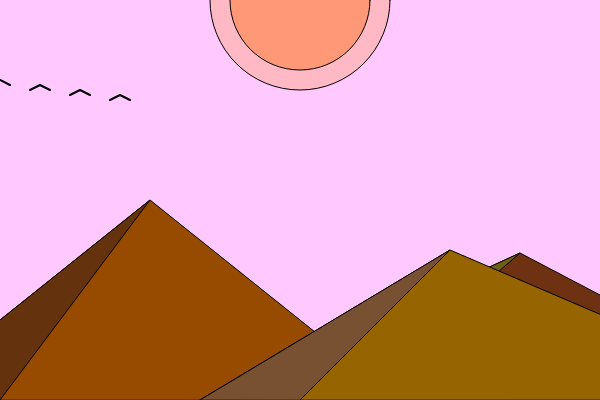
Frame 1 (no input)
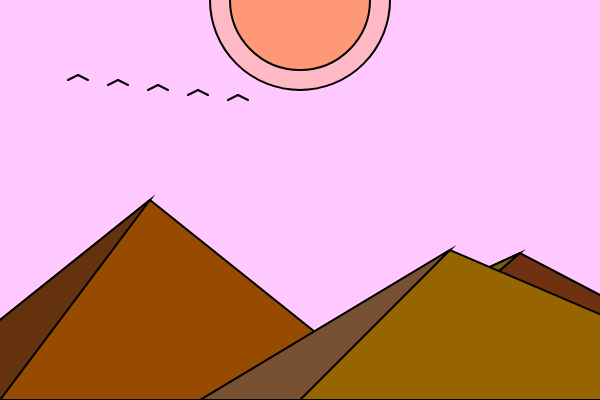
Frame 60 (no input)
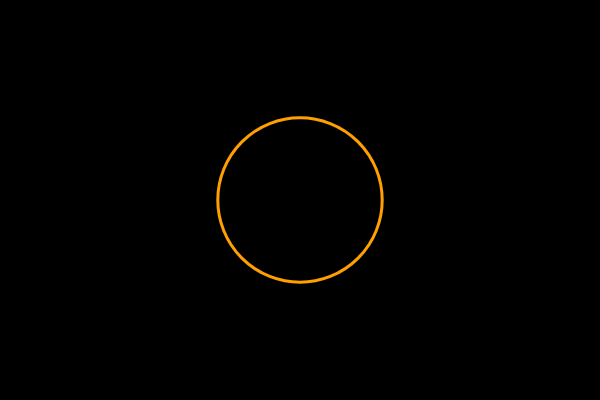
Frame 120 (the mouse pressed at the canvas centre since frame 60)

The p5.js sketch that drew these frames (run headless with seeded random() and noise() and a simulated clock; from frame 60 on, the mouse is pressed at the canvas centre):

// p5.js sketch
// ── sketch.js
//WELCOME TO THE BLACK SUN PROJECT made by yours truly, SKYYYYYYYY 
//Click to transform the sun into a black hole, and click more to increase its intensity. Press spacebar for stars, and R to reset everything. Enjoy the cosmic vibes!




//sun/mode
let sunHeight = 600;
let blackSun = false;

//color
let redVal = 0;
let greenVal = 0;

let horizon = 200;

//birds
let birdX = -50;

//black hole system
let clickCount = 0;
let pulseSize = 0;
let pulseSpeed = 0.05;

//stars
let stars = [];
let showStars = false;

function setup() {
  createCanvas(600, 400);
}

function draw() {

  sunHeight = mouseY;

  //NORMAL MODE
  if (!blackSun) {

    redVal = map(sunHeight, height, 0, 0, 255);
    greenVal = map(sunHeight, height, 0, 50, 200);

    if (sunHeight < horizon) {
      background(redVal, greenVal, 255);
    } else {
      background(0, 0, 40);
    }

    //SUN
    fill(255, 135, 5, 60);
    circle(300, sunHeight, 180);
    fill(255, 100, 0, 100);
    circle(300, sunHeight, 140);

    //MOUNTAINS
    drawMountains();

    //BIRDS
    if (sunHeight < 300) {
      drawBirds();
    }

  } 
  else {
    //BLACK HOLE MODE

    background(0);

    //stars (only if space pressed)
    if (showStars) {
      for (let s of stars) {
        fill(255);
        noStroke();
        circle(s.x, s.y, 2);
      }
    }

    //pulse animation (faster with clicks)
    pulseSpeed = 0.05 + clickCount * 0.02;
    pulseSize = sin(frameCount * pulseSpeed) * 20;

    let size = 150 + pulseSize;

    //FINAL FORM AFTER 6 CLICKS
    if (clickCount >= 6) {
      background(0);

      //white core
      fill(255);
      noStroke();
      circle(300, 200, size);

      //red ring
      noFill();
      stroke(255, 0, 0);
      strokeWeight(4);
      circle(300, 200, size + 30);
    } 
    else {
      //normal black hole
      fill(0);
      noStroke();
      circle(300, 200, size);

      //glowing ring
      noFill();
      stroke(255, 100 + random(100), 0);
      strokeWeight(3);
      circle(300, 200, size + 20);
    }
  }
}

//MOUSE CLICK
function mousePressed() {
  if (!blackSun) {
    blackSun = true; //activate black hole
  } else {
    clickCount++; //increase intensity
  }
}

//RESET
function keyPressed() {

  //RESET EVERYTHING
  if (key === 'r' || key === 'R') {
    blackSun = false;
    clickCount = 0;
    showStars = false;
    stars = [];
  }

  //SPACEBAR = STARS
  if (key === ' ') {
    showStars = true;

    for (let i = 0; i < 100; i++) {
      stars.push({
        x: random(width),
        y: random(height)
      });
    }
  }
}

//MOUNTAINS
function drawMountains() {
  fill(110, 50, 18);
  triangle(200, 400, 520, 253, 800, 400);
  fill(110, 95, 20);
  triangle(200, 400, 520, 253, 350, 400);

  fill(150, 75, 0);
  triangle(-100, 400, 150, 200, 400, 400);
  fill(100, 50, 12);
  triangle(-100, 400, 150, 200, 0, 400);

  fill(150, 100, 0);
  triangle(200, 400, 450, 250, 800, 400);
  fill(120, 80, 50);
  triangle(200, 400, 450, 250, 300, 400);
}

//BIRDS
function drawBirds() {
  stroke(0);
  strokeWeight(2);
  noFill();

  for (let i = 0; i < 5; i++) {
    let x = birdX + i * 40;
    let y = 80 + i * 5;

    line(x, y, x + 10, y - 5);
    line(x + 10, y - 5, x + 20, y);
  }

  birdX += 2;

  if (birdX > width + 50) {
    birdX = -50;
  }
}
